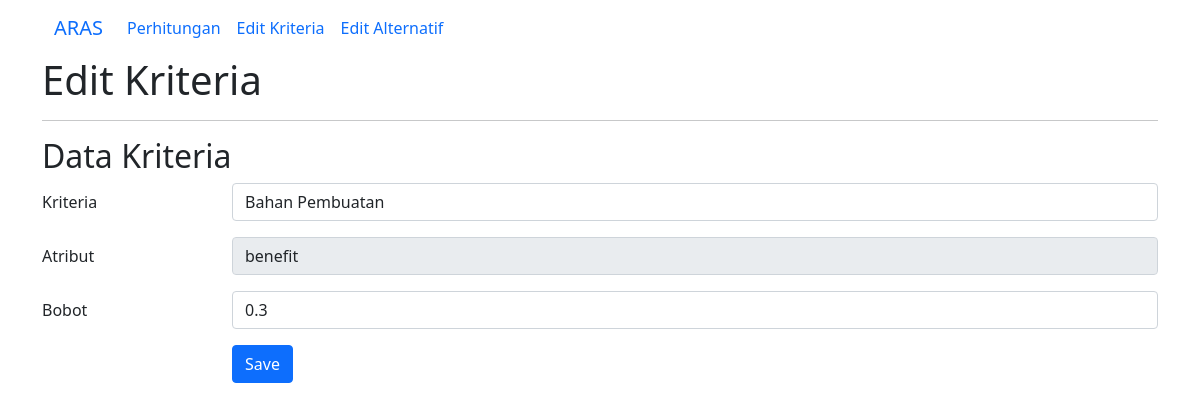
The app's page /kriteria-add.php?id=1 with its own data.
### tables this page shows
CREATE TABLE `tb_kriteria` (
  `id` int(6) NOT NULL,
  `kode` varchar(30) DEFAULT NULL,
  `kriteria` varchar(30) DEFAULT NULL,
  `atribut` varchar(30) DEFAULT NULL,
  `bobot` float DEFAULT NULL,
  `satuan` varchar(30) DEFAULT NULL
);

### kriteria-add.php (the view, shortened to what this page needs)
<?php
$db = new mysqli('localhost','root','','aras');
?>
<!doctype html>
<html lang="en">
<head>
  <link href="https://cdn.jsdelivr.net/npm/bootstrap@5.0.2/dist/css/bootstrap.min.css" rel="stylesheet">
</head>
<body>
 <div class="container">
<nav class="navbar navbar-expand-lg bg  ">
  <div class="container-fluid">
    <a class="navbar-brand" href="#">ARAS</a>
    <div class="collapse navbar-collapse" id="navbarNavDropdown">
      <ul class="navbar-nav">
        <li class="nav-item">
          <a class="nav-link active" aria-current="page" href="index.php">Perhitungan</a>
        </li>
        <li class="nav-item">
          <a class="nav-link" href="kriteria.php">Edit Kriteria</a>
        </li>
        <li class="nav-item">
          <a class="nav-link" href="alternatif.php">Edit Alternatif</a>
        </li>
      </ul>
    </div>
  </div>
</nav>
	<?php
	$id = $_GET['id'];
		$sql    = $db->QUERY ("SELECT * FROM `tb_kriteria` WHERE id='$id'  ");
		$tampil = mysqli_fetch_array($sql);
	?>
    <h1>Edit Kriteria</h1>
    <hr>
    <h2> Data Kriteria</h2>
	<form action="" method="POST">
  <div class="mb-3 row">
    <label for="inputPassword" class="col-sm-2 col-form-label">Kriteria</label>
    <div class="col-sm-10">
      <input type="text" class="form-control" id="inputPassword" name="kriteria"  value="<?php echo $tampil['kriteria'];?>">
    </div>
  </div>
    <div class="mb-3 row">
    <label for="inputPassword" class="col-sm-2 col-form-label">Atribut</label>
    <div class="col-sm-10">
       <input type="text" class="form-control" id="inputPassword" name="atribut" value="<?php echo $tampil['atribut'];?>" readonly>
    </div>
  </div>
     <div class="mb-3 row">
    <label for="inputPassword" class="col-sm-2 col-form-label">Bobot</label>
    <div class="col-sm-10">
       <input type="text" class="form-control" id="inputPassword" name="bobot" value="<?php echo $tampil['bobot'];?>" >
    </div>
  </div>
       <div class="mb-3 row">
    <label for="inputPassword" class="col-sm-2 col-form-label"></label>
    <div class="col-sm-10">
       <button type="submit"  name="simpan" value="simpan" class="btn btn-primary">Save</button>
    </div>
  </div>
  </form>
  </div>
</body>
</html>
</body>
</html>

### records on screen
tb_kriteria: kriteria "Bahan Pembuatan", atribut "benefit", bobot "0.3"
